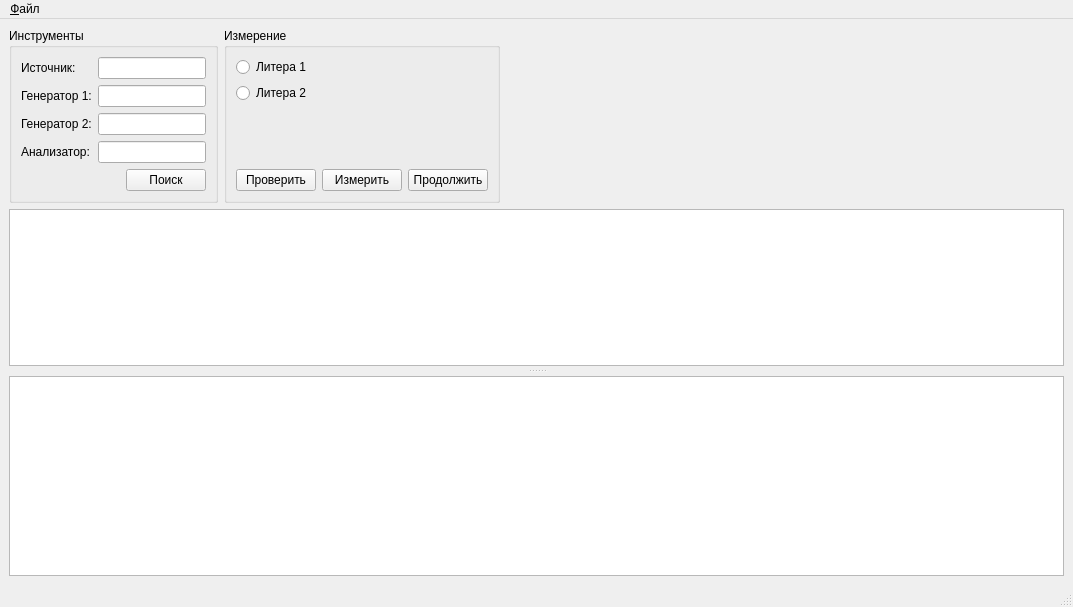
<?xml version="1.0" encoding="UTF-8"?>
<ui version="4.0">
 <class>MainWindow</class>
 <widget class="QMainWindow" name="MainWindow">
  <property name="geometry">
   <rect>
    <x>0</x>
    <y>0</y>
    <width>1073</width>
    <height>607</height>
   </rect>
  </property>
  <property name="windowTitle">
   <string>Измерение параметров приёмников</string>
  </property>
  <widget class="QWidget" name="centralwidget">
   <layout class="QVBoxLayout" name="verticalLayout_3">
    <item>
     <layout class="QHBoxLayout" name="horizontalLayout_3">
      <property name="sizeConstraint">
       <enum>QLayout::SetFixedSize</enum>
      </property>
      <item>
       <widget class="QGroupBox" name="grpInstrument">
        <property name="sizePolicy">
         <sizepolicy hsizetype="Fixed" vsizetype="Fixed">
          <horstretch>0</horstretch>
          <verstretch>0</verstretch>
         </sizepolicy>
        </property>
        <property name="maximumSize">
         <size>
          <width>16777215</width>
          <height>190</height>
         </size>
        </property>
        <property name="title">
         <string>Инструменты</string>
        </property>
        <layout class="QVBoxLayout" name="verticalLayout">
         <item>
          <layout class="QFormLayout" name="formLayout">
           <item row="0" column="0">
            <widget class="QLabel" name="lblSource">
             <property name="text">
              <string>Источник:</string>
             </property>
            </widget>
           </item>
           <item row="0" column="1">
            <widget class="QLineEdit" name="editSource">
             <property name="readOnly">
              <bool>true</bool>
             </property>
            </widget>
           </item>
           <item row="1" column="0">
            <widget class="QLabel" name="lblGen1">
             <property name="text">
              <string>Генератор 1:</string>
             </property>
            </widget>
           </item>
           <item row="1" column="1">
            <widget class="QLineEdit" name="editGen1">
             <property name="readOnly">
              <bool>true</bool>
             </property>
            </widget>
           </item>
           <item row="2" column="0">
            <widget class="QLabel" name="lblGen2">
             <property name="text">
              <string>Генератор 2:</string>
             </property>
            </widget>
           </item>
           <item row="2" column="1">
            <widget class="QLineEdit" name="editGen2">
             <property name="readOnly">
              <bool>true</bool>
             </property>
            </widget>
           </item>
           <item row="3" column="0">
            <widget class="QLabel" name="lblAnalyzer">
             <property name="text">
              <string>Анализатор:</string>
             </property>
            </widget>
           </item>
           <item row="3" column="1">
            <widget class="QLineEdit" name="editAnalyzer">
             <property name="readOnly">
              <bool>true</bool>
             </property>
            </widget>
           </item>
          </layout>
         </item>
         <item>
          <layout class="QHBoxLayout" name="horizontalLayout">
           <item>
            <spacer name="horizontalSpacer">
             <property name="orientation">
              <enum>Qt::Horizontal</enum>
             </property>
             <property name="sizeHint" stdset="0">
              <size>
               <width>40</width>
               <height>20</height>
              </size>
             </property>
            </spacer>
           </item>
           <item>
            <widget class="QPushButton" name="btnSearchInstruments">
             <property name="text">
              <string>Поиск</string>
             </property>
            </widget>
           </item>
          </layout>
         </item>
        </layout>
       </widget>
      </item>
      <item>
       <widget class="QGroupBox" name="grpMeasure">
        <property name="sizePolicy">
         <sizepolicy hsizetype="Fixed" vsizetype="Fixed">
          <horstretch>0</horstretch>
          <verstretch>0</verstretch>
         </sizepolicy>
        </property>
        <property name="maximumSize">
         <size>
          <width>16777215</width>
          <height>190</height>
         </size>
        </property>
        <property name="title">
         <string>Измерение</string>
        </property>
        <layout class="QVBoxLayout" name="verticalLayout_2">
         <item>
          <widget class="QRadioButton" name="radioLetter1">
           <property name="text">
            <string>Литера 1</string>
           </property>
           <attribute name="buttonGroup">
            <string notr="true">bgrpLetter</string>
           </attribute>
          </widget>
         </item>
         <item>
          <widget class="QRadioButton" name="radioLetter2">
           <property name="text">
            <string>Литера 2</string>
           </property>
           <attribute name="buttonGroup">
            <string notr="true">bgrpLetter</string>
           </attribute>
          </widget>
         </item>
         <item>
          <spacer name="verticalSpacer">
           <property name="orientation">
            <enum>Qt::Vertical</enum>
           </property>
           <property name="sizeHint" stdset="0">
            <size>
             <width>20</width>
             <height>40</height>
            </size>
           </property>
          </spacer>
         </item>
         <item>
          <layout class="QHBoxLayout" name="horizontalLayout_2">
           <item>
            <widget class="QPushButton" name="btnCheckSample">
             <property name="text">
              <string>Проверить</string>
             </property>
            </widget>
           </item>
           <item>
            <widget class="QPushButton" name="btnMeasureStart">
             <property name="enabled">
              <bool>true</bool>
             </property>
             <property name="text">
              <string>Измерить</string>
             </property>
            </widget>
           </item>
           <item>
            <widget class="QPushButton" name="btnMeasureStop">
             <property name="text">
              <string>Продолжить</string>
             </property>
            </widget>
           </item>
          </layout>
         </item>
        </layout>
       </widget>
      </item>
      <item>
       <spacer name="horizontalSpacer_2">
        <property name="orientation">
         <enum>Qt::Horizontal</enum>
        </property>
        <property name="sizeHint" stdset="0">
         <size>
          <width>40</width>
          <height>20</height>
         </size>
        </property>
       </spacer>
      </item>
     </layout>
    </item>
    <item>
     <widget class="QSplitter" name="splitter">
      <property name="frameShape">
       <enum>QFrame::NoFrame</enum>
      </property>
      <property name="frameShadow">
       <enum>QFrame::Plain</enum>
      </property>
      <property name="orientation">
       <enum>Qt::Vertical</enum>
      </property>
      <property name="handleWidth">
       <number>10</number>
      </property>
      <property name="childrenCollapsible">
       <bool>false</bool>
      </property>
      <widget class="QPlainTextEdit" name="textLog">
       <property name="sizePolicy">
        <sizepolicy hsizetype="Expanding" vsizetype="MinimumExpanding">
         <horstretch>0</horstretch>
         <verstretch>0</verstretch>
        </sizepolicy>
       </property>
       <property name="minimumSize">
        <size>
         <width>0</width>
         <height>50</height>
        </size>
       </property>
       <property name="baseSize">
        <size>
         <width>0</width>
         <height>100</height>
        </size>
       </property>
      </widget>
      <widget class="QTableView" name="tableMeasure">
       <property name="sizePolicy">
        <sizepolicy hsizetype="Expanding" vsizetype="Maximum">
         <horstretch>0</horstretch>
         <verstretch>0</verstretch>
        </sizepolicy>
       </property>
       <property name="minimumSize">
        <size>
         <width>0</width>
         <height>200</height>
        </size>
       </property>
       <property name="selectionMode">
        <enum>QAbstractItemView::SingleSelection</enum>
       </property>
       <property name="selectionBehavior">
        <enum>QAbstractItemView::SelectRows</enum>
       </property>
       <attribute name="horizontalHeaderHighlightSections">
        <bool>false</bool>
       </attribute>
       <attribute name="verticalHeaderVisible">
        <bool>false</bool>
       </attribute>
       <attribute name="verticalHeaderDefaultSectionSize">
        <number>24</number>
       </attribute>
      </widget>
     </widget>
    </item>
   </layout>
  </widget>
  <widget class="QMenuBar" name="menubar">
   <property name="geometry">
    <rect>
     <x>0</x>
     <y>0</y>
     <width>1073</width>
     <height>26</height>
    </rect>
   </property>
   <widget class="QMenu" name="menu">
    <property name="title">
     <string>&amp;Файл</string>
    </property>
    <addaction name="actExit"/>
   </widget>
   <addaction name="menu"/>
  </widget>
  <widget class="QStatusBar" name="statusbar"/>
  <action name="actExit">
   <property name="text">
    <string>Выход</string>
   </property>
   <property name="toolTip">
    <string>Выйти из приложения</string>
   </property>
   <property name="statusTip">
    <string>Выйти из приложения</string>
   </property>
  </action>
 </widget>
 <resources/>
 <connections>
  <connection>
   <sender>actExit</sender>
   <signal>triggered()</signal>
   <receiver>MainWindow</receiver>
   <slot>close()</slot>
   <hints>
    <hint type="sourcelabel">
     <x>-1</x>
     <y>-1</y>
    </hint>
    <hint type="destinationlabel">
     <x>361</x>
     <y>238</y>
    </hint>
   </hints>
  </connection>
 </connections>
 <buttongroups>
  <buttongroup name="bgrpLetter"/>
 </buttongroups>
</ui>
